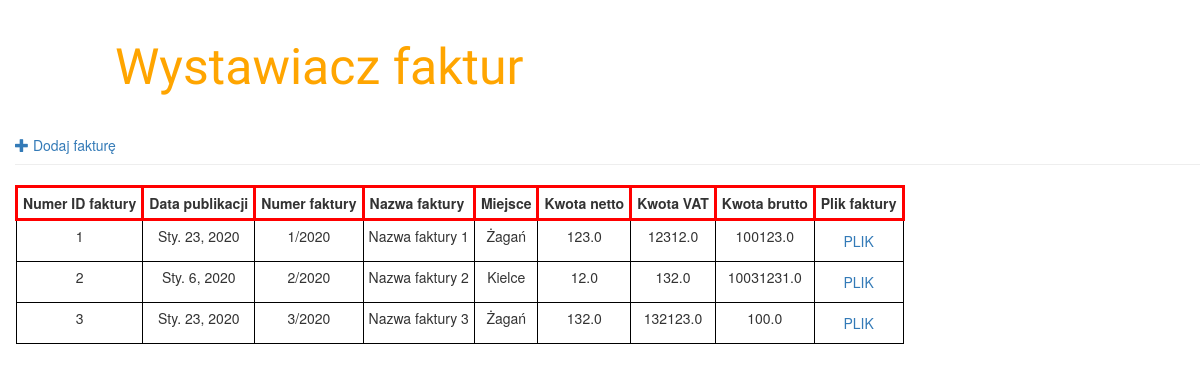
Before: / with the older database file.
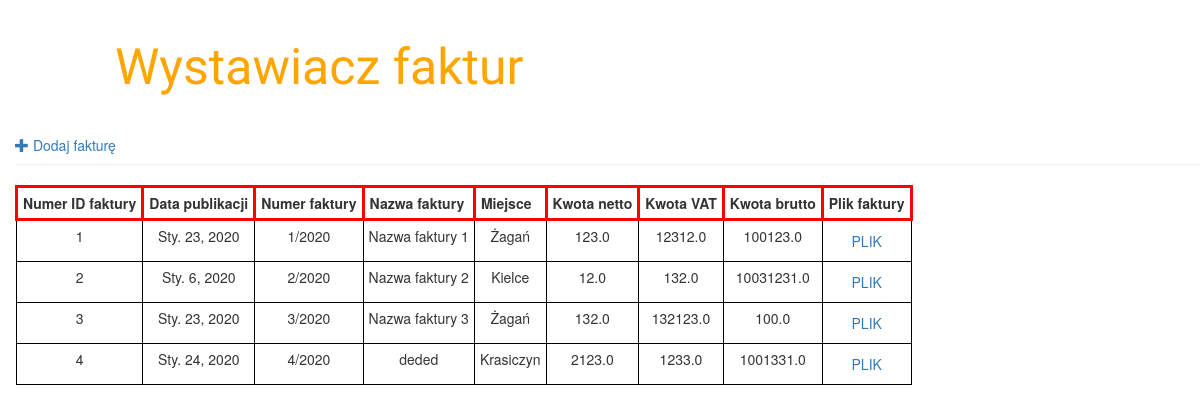
After: the same page with the newer database file.
### invoice_app/models.py (models this page shows, shortened)
class Invoice(models.Model):
	invoice_id = models.AutoField(primary_key = True)
	invoice_user_id = "user_id"
	invoice_date_of_issue = models.DateField('Data wystawienia')
	invoice_nr = models.CharField("Numer faktur", max_length = 250)
	invoice_name = models.CharField("Nazwa faktury", max_length = 250)
	invoice_netto = models.FloatField("Kwota netto")
	invoice_vat = models.FloatField("Vat")
	invoice_brutto = models.FloatField("Kwota brutto", default = 100)
	invoice_place = models.CharField("Miejsce którego dotyczy", max_length=20, choices=Place_CHOICES, default='Nie dotyczy')
	invoice_file = models.FileField("Plik faktury")

### invoice_app/views.py (the view)
# urls.py: path('', views.invoice_list, name='invoice_list'),
def invoice_list(request):
	invoice = Invoice.objects.order_by('invoice_nr')
	return render(request, 'invoice_app/post_list.html', {'invoice' : invoice})

### invoice_app/templates/invoice_app/post_list.html
{% extends 'invoice_app/base.html' %}
{% block content %}
	<table>
		<tr>
    		<th>Numer ID faktury</th>
    		<th>Data publikacji</th>
    		<th>Numer faktury</th>
    		<th>Nazwa faktury</th>
    		<th>Miejsce</th>
    		<th>Kwota netto</th>
    		<th>Kwota VAT</th>
    		<th>Kwota brutto</th>
    		<th>Plik faktury</th>
 		</tr>
		{% for invo in invoice %}
		<tr>
			<td><p>{{invo.invoice_id}}</p></td>
			<td><p>{{invo.invoice_date_of_issue}}</p></td>
			<td><p>{{invo.invoice_nr}}</p></td>
			<td><p>{{invo.invoice_name}}</a></p></td>
			<td><p>{{invo.invoice_place}}</p></td>
			<td><p>{{invo.invoice_netto}}</p></td>
			<td><p>{{invo.invoice_vat}}</p></td>
			<td><p>{{invo.invoice_brutto}}</p></td>
			<td><a href=”pliki/plik.doc”>PLIK</a></td>
		</tr>
		{% endfor %}
	</table>
	{% endblock %}

### invoice_app/templates/invoice_app/base.html (shortened to what this page needs)
<!DOCTYPE html>
{% load static %}
<html>
<head>
	<link rel="stylesheet" href="//maxcdn.bootstrapcdn.com/bootstrap/3.2.0/css/bootstrap.min.css">
	<link rel="stylesheet" href="//maxcdn.bootstrapcdn.com/bootstrap/3.2.0/css/bootstrap-theme.min.css">
	<link rel="stylesheet" href="{% static 'css/style.css' %}">
</head>
<body>
	<div class="page-header">
		<h1>Wystawiacz faktur</h1>
		<a href="{% url 'invoice_new' %}" class="top-menu"><span class="glyphicon glyphicon-plus"></span> Dodaj fakturę</a>
	</div>
	 {% block content %}
	 {% endblock %}
</body>
</html>

### invoice_app/static/css/style.css (style rules this page uses)
table td { border: 1px solid black; padding: 5px; }
table th { border: 3px solid red; padding: 5px; }
h1 { text-align: left; color: orange; font-size: 50px; font-family:'Lobster'; padding-bottom: 30px; padding-left: 100px }
body { padding-left: 15px; }
table { text-align: center; }

Changed rows visible on the page:
added Invoice: invoice_id "4", invoice_date_of_issue "Sty. 24, 2020", invoice_nr "4/2020", invoice_name "deded", invoice_place "Krasiczyn", invoice_netto "2123.0", invoice_vat "1233.0", invoice_brutto "1001331.0"
